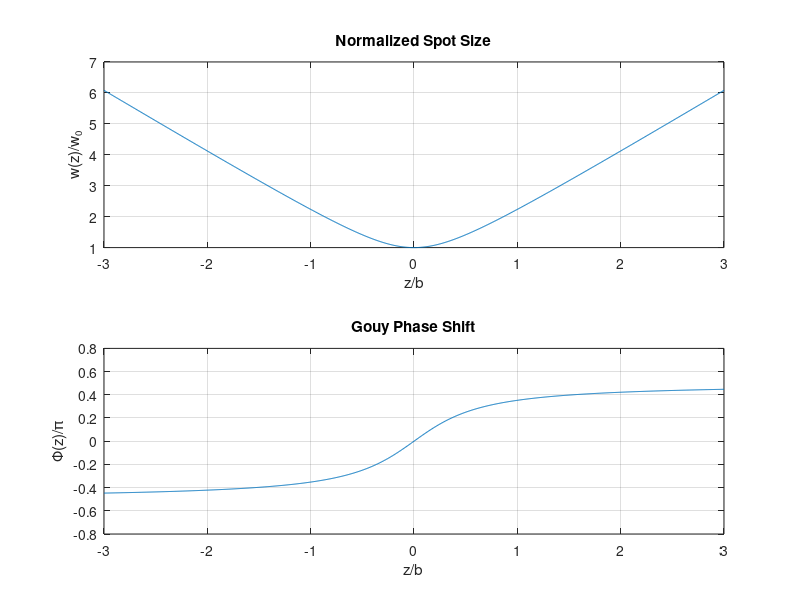

This chart was generated by the following MATLAB code:
% Parameters
lambda1 = 1e-6;  % Fundamental wavelength (m)
n1 = 1.6;        % Refractive index
w0 = 10e-6;      % Beam waist (m)
k1 = 2*pi*n1/lambda1;  % Wave number
b = k1*w0^2;     % Confocal parameter

% Calculate z range (-3b to 3b)
z = linspace(-3*b, 3*b, 1000);

% Calculate w(z) and Φ(z)
w = w0*sqrt(1 + (2*z/b).^2);  % Spot size
phi = atan(2*z/b);            % Gouy phase

% Plot results
figure(1);
subplot(2,1,1);
plot(z/b, w/w0);
xlabel('z/b');
ylabel('w(z)/w₀');
title('Normalized Spot Size');
grid on;

subplot(2,1,2);
plot(z/b, phi/pi);
xlabel('z/b');
ylabel('Φ(z)/π');
title('Gouy Phase Shift');
grid on;